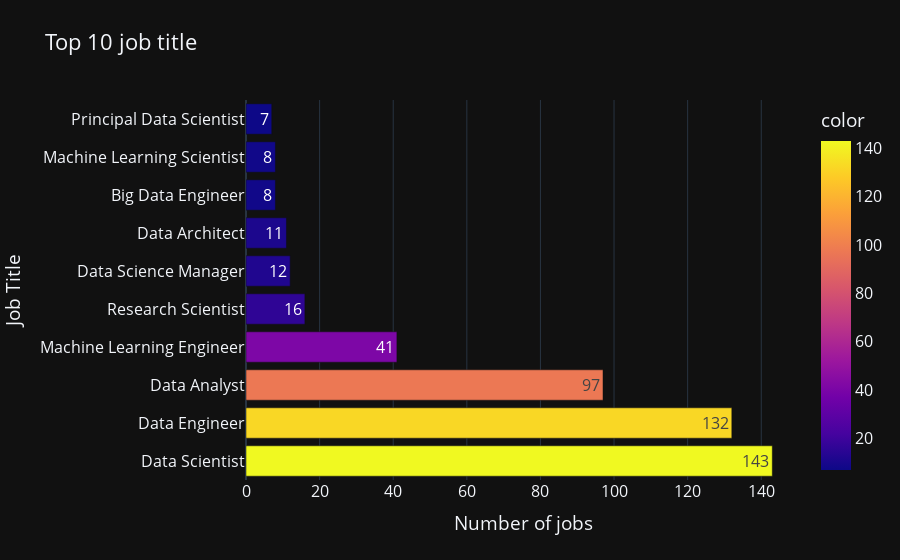

The notebook cell saved with this chart:
### Markdown cell above
Here the **Data Scientist** job title has maximum position which is 143.

##### Let's see this by a Bar Chart.

### Code cell
fig = px.bar(
    x=jobtitle,
    y=jobtitle.index,
    color=jobtitle,
    template='plotly_dark',
    title='Top 10 job title',
    text_auto=True
)

fig.update_layout(font_size=16,
                  yaxis_title = 'Job Title',
                  xaxis_title = 'Number of jobs')
fig.show()

### Figure 1 — Plotly figure (JSON) as saved in the notebook; plotly's stock layout.template omitted (floating-point values rounded to 4 significant figures)
{"data": [{"alignmentgroup": "True", "hovertemplate": "x=%{x}<br>y=%{y}<br>color=%{marker.color}<extra></extra>", "legendgroup": "", "marker": {"color": [143, 132, 97, 41, 16, 12, 11, 8, 8, 7], "coloraxis": "coloraxis", "pattern": {"shape": ""}}, "name": "", "offsetgroup": "", "orientation": "h", "showlegend": false, "textposition": "auto", "texttemplate": "%{x}", "type": "bar", "x": [143, 132, 97, 41, 16, 12, 11, 8, 8, 7], "xaxis": "x", "y": ["Data Scientist", "Data Engineer", "Data Analyst", "Machine Learning Engineer", "Research Scientist", "Data Science Manager", "Data Architect", "Big Data Engineer", "Machine Learning Scientist", "Principal Data Scientist"], "yaxis": "y"}], "layout": {"barmode": "relative", "coloraxis": {"colorbar": {"title": {"text": "color"}}, "colorscale": [[0, "#0d0887"], [0.1111, "#46039f"], [0.2222, "#7201a8"], [0.3333, "#9c179e"], [0.4444, "#bd3786"], [0.5556, "#d8576b"], [0.6667, "#ed7953"], [0.7778, "#fb9f3a"], [0.8889, "#fdca26"], [1, "#f0f921"]]}, "font": {"size": 16}, "legend": {"tracegroupgap": 0}, "title": {"text": "Top 10 job title"}, "xaxis": {"anchor": "y", "domain": [0, 1], "title": {"text": "Number of jobs"}}, "yaxis": {"anchor": "x", "domain": [0, 1], "title": {"text": "Job Title"}}}}
